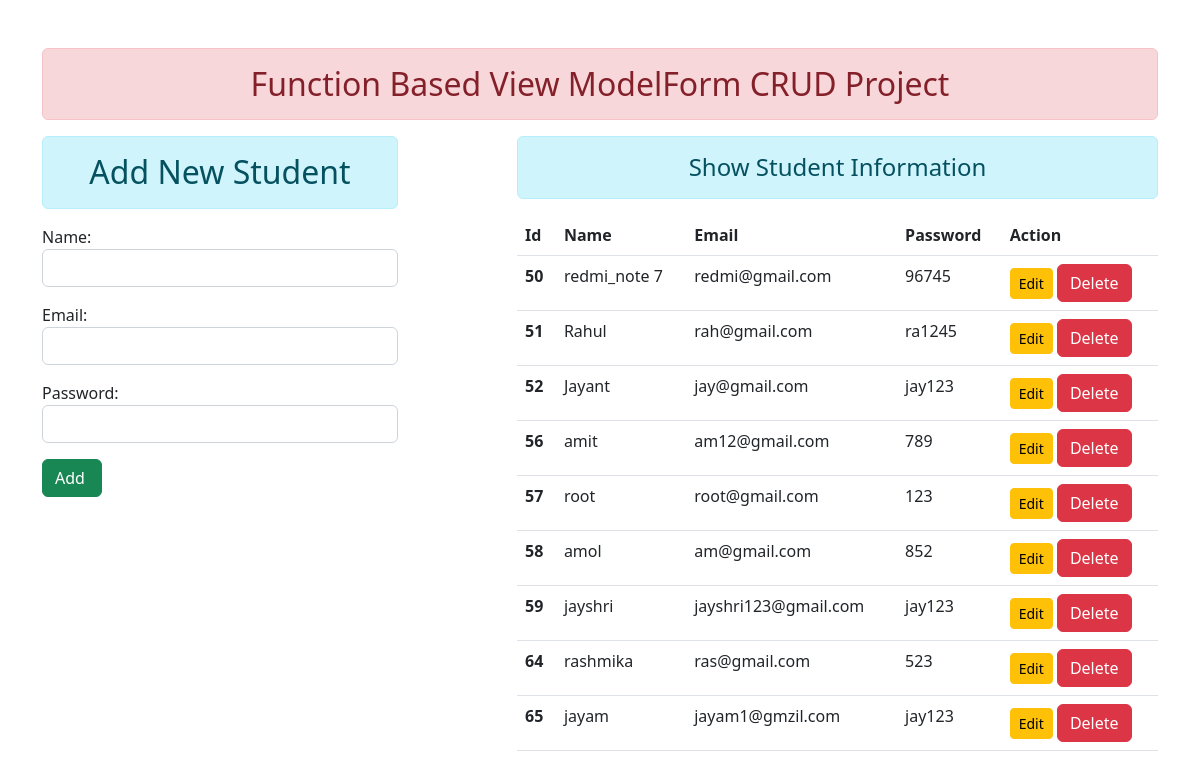
The page / on the database its author committed.
### enroll/models.py (models this page shows)
class User(models.Model):
    name = models.CharField(max_length=50)
    email = models.EmailField(max_length=100)
    password = models.CharField(max_length=100)

### enroll/views.py (the view)
# urls.py: path('', views.add_show , name='addshow'),
def add_show(request):
    if request.method == 'POST':
        fm = StudentRegistration(request.POST)
        if fm.is_valid():
            nm = fm.cleaned_data['name']
            em = fm.cleaned_data['email']
            psw = fm.cleaned_data['password']
            reg = User(name=nm, email=em, password=psw)
            reg.save()
            fm = StudentRegistration()
    else:
        fm = StudentRegistration()
    stud = User.objects.all()
    return render(request, 'addshow.html', {'form': fm,'stu':stud})

### enroll/forms.py
class StudentRegistration(forms.ModelForm):
    class Meta:
        model = User
        fields = ['name','email','password']
        widgets = {
            'name':  forms.TextInput(attrs={'class':'form-control'}),
            'email':  forms.EmailInput(attrs={'class':'form-control'}),
            'password':  forms.PasswordInput(render_value=True, attrs={'class':'form-control'}),
        }

### enroll/templates/addshow.html (shortened to what this page needs)
{% extends 'base.html' %}
{% block content %}
<div class="row">
    <div class="col-sm-4">
        <h2 class="text-center alert alert-info">Add New Student</h2>
    <form action="" method="POST">
    {{ form.as_p }}
    <input type="submit" class="btn btn-success" value="Add ">
    </form>
    </div>
    <div class="col-sm-7 offset-1">
        <h4 class="text-center alert alert-info">Show Student Information</h4>
        {% if stu %}
   <table class="table table-hover">
  <thead>
    <tr>
      <th scope="col">Id</th>
      <th scope="col">Name</th>
      <th scope="col">Email</th>
      <th scope="col">Password</th>
      <th scope="col">Action</th>
    </tr>
  </thead>
  <tbody>
  {% for st in stu %}
    <tr>
      <th scope="row">{{st.id}}</th>
      <td>{{st.name}}</td>
      <td>{{st.email}}</td>
      <td>{{st.password}}</td>
        <td>
            <a href="{% url 'updatedata' st.id %}" class="btn btn-warning btn-sm">Edit</a>
            <form action="{% url 'deletedata' st.id %}" method="post" class="d-inline">
                <input type="submit" class="btn btn-danger" value="Delete">
            </form>
        </td>
    </tr>
    {% endfor %}
  </tbody>
</table>
    {% else %}
    <h4 class="text-center alert alert-warning">No Records Found</h4>
    {% endif %}
    </div>
</div>
{% endblock content %}

### enroll/templates/base.html (shortened to what this page needs)
<!DOCTYPE html>
{% load static %}
<html lang="en">
<head>
    <link rel="stylesheet" href="{% static 'css/bootstrap.css' %}">
</head>
<body>
<div class="container mt-5">
    <h2 class="text-center alert alert-danger">Function Based View ModelForm CRUD Project</h2>
{% block content %}
    {% endblock content %}
</div>
</body>
</html>

### rows shown on the page
User: id "50", name "redmi_note 7", email "redmi@gmail.com", password "96745"
User: id "51", name "Rahul", email "rah@gmail.com", password "ra1245"
User: id "52", name "Jayant", email "jay@gmail.com", password "jay123"
User: id "56", name "amit", email "am12@gmail.com", password "789"
User: id "57", name "root", email "root@gmail.com", password "123"
User: id "58", name "amol", email "am@gmail.com", password "852"
User: id "59", name "jayshri", email "jayshri123@gmail.com", password "jay123"
User: id "64", name "rashmika", email "ras@gmail.com", password "523"
User: id "65", name "jayam", email "jayam1@gmzil.com", password "jay123"
